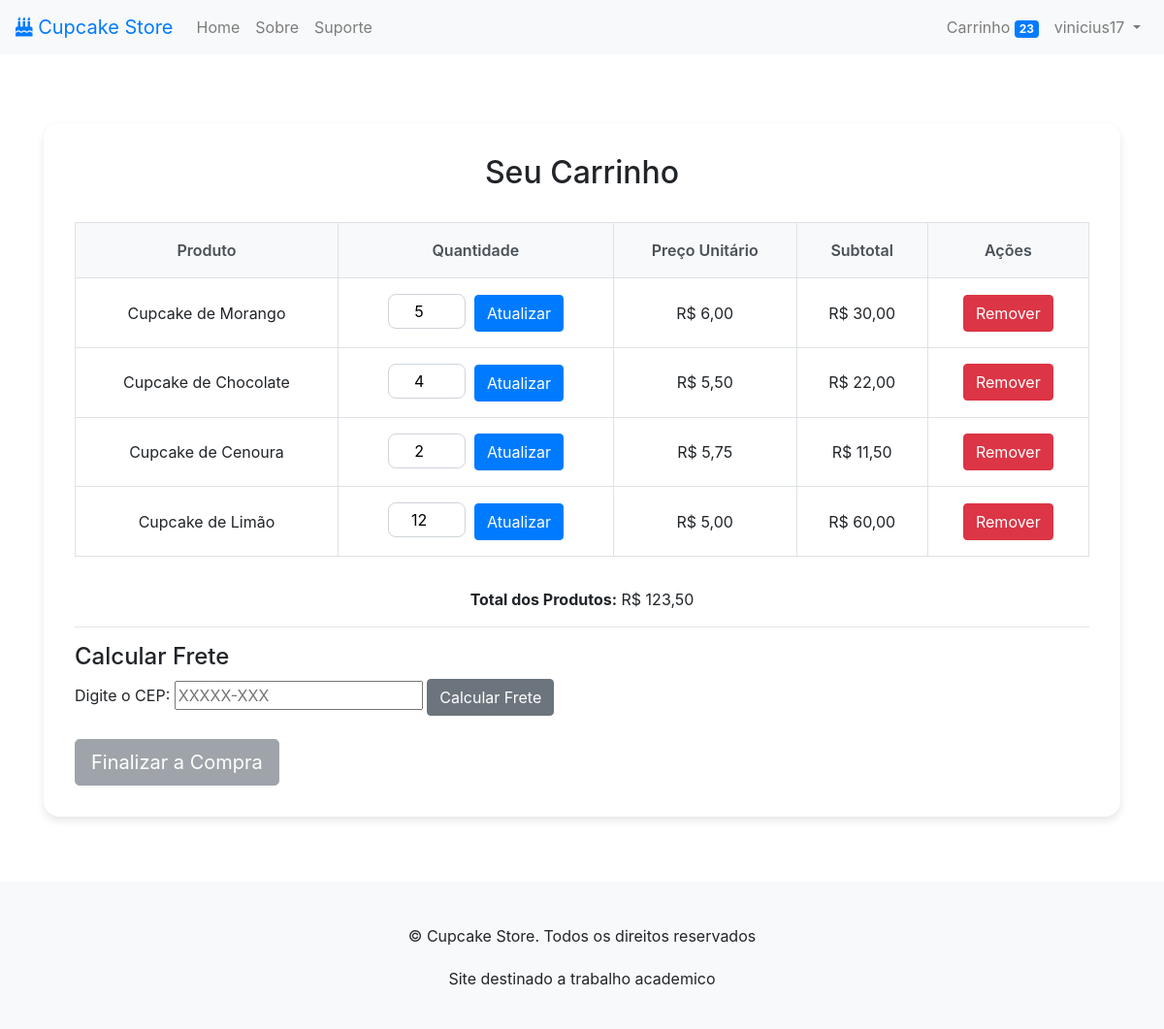
The page /carrinho/ (signed in) on the database its author committed.
### meu_app/models.py (models this page shows, shortened)
class CarrinhoProduto(models.Model):
    carrinho = models.ForeignKey(Carrinho, on_delete=models.CASCADE)
    produto = models.ForeignKey(Produto, on_delete=models.CASCADE)
    quantidade = models.PositiveIntegerField(default=1)
    @property
    def subtotal(self):
        return self.quantidade * self.produto.preco
    class Meta:
        verbose_name = "Produto no Carrinho"
        verbose_name_plural = "Produtos no Carrinho"

class Produto(models.Model):
    titulo = models.CharField(max_length=100)
    descricao = models.TextField()
    preco = models.DecimalField(max_digits=10, decimal_places=2)
    imagem = models.ImageField(upload_to='produtos/', blank=True, null=True)
    class Meta:
        verbose_name = "Produto"
        verbose_name_plural = "Produtos"

### meu_app/views.py (the view, shortened to what this page needs)
# urls.py: path('carrinho/', views.carrinho, name=CARRINHO),  # Página do carrinho
@login_required
def carrinho(request):
    carrinho = Carrinho.objects.filter(usuario=request.user).first()
    itens = []
    total_geral = Decimal(0.0)
    frete = None
    erro_cep = None
    total_com_frete = None
    if carrinho:
        itens = carrinho.carrinhoproduto_set.all()
        total_geral = sum(item.subtotal for item in itens)
    return render(request, 'meu_app/carrinho.html', {
        'carrinho': carrinho,
        'itens': itens,
        'total_geral': total_geral,
        'frete': frete,
        'total_com_frete': total_com_frete,
        'erro_cep': erro_cep,
    })

### meu_app/context_processors.py (called while the page is built)
def carrinho_count(request):
    if request.user.is_authenticated:
        carrinho = Carrinho.objects.filter(usuario=request.user).first()
        if carrinho:
            return {'carrinho_count': carrinho.carrinhoproduto_set.aggregate(total=Sum('quantidade'))['total'] or 0}
    return {'carrinho_count': 0}

### meu_app/templates/meu_app/carrinho.html (shortened to what this page needs)
{% extends 'meu_app/base.html' %}
{% block content %}
<div class="cart-container">
    <h1 class="cart-title">Seu Carrinho</h1>
    {% if carrinho and itens %}
    <div class="desktop-cart">
        <table class="cart-table">
            <thead>
                <tr>
                    <th>Produto</th>
                    <th>Quantidade</th>
                    <th>Preço Unitário</th>
                    <th>Subtotal</th>
                    <th>Ações</th>
                </tr>
            </thead>
            <tbody>
                {% for item in itens %}
                <tr>
                    <td>{{ item.produto.titulo }}</td>
                    <td>
                        <form method="post" action="{% url 'atualizar_quantidade' item.produto.id %}">
                            <input type="number" name="quantidade" value="{{ item.quantidade }}" min="1" class="quantity-input">
                            <button type="submit" class="btn btn-primary">Atualizar</button>
                        </form>
                    </td>
                    <td>R$ {{ item.produto.preco }}</td>
                    <td>R$ {{ item.subtotal }}</td>
                    <td>
                        <form method="post" action="{% url 'remover_item' item.produto.id %}">
                            <button type="submit" class="btn btn-danger">Remover</button>
                        </form>
                    </td>
                </tr>
                {% endfor %}
            </tbody>
        </table>
    </div>
    <div class="text-end">
        <p><strong>Total dos Produtos:</strong> R$ {{ total_geral }}</p>
    </div>
    <hr>
    <h4>Calcular Frete</h4>
    <form method="post" action="{% url 'carrinho' %}">
        <label for="cep">Digite o CEP:</label>
        <input
            type="text"
            id="cep"
            name="cep"
            maxlength="9"
            pattern="\d{5}-\d{3}"
            placeholder="XXXXX-XXX"
            required
            oninput="formatarCEP(this)"
        >
        <button type="submit" class="btn btn-secondary">Calcular Frete</button>
    </form>
    <div class="text-end mt-4">
        {% if frete is not None %}
        <form method="get" action="{% url 'finalizar_compra' %}">
            <input type="hidden" name="total_com_frete" value="{{ total_com_frete|floatformat:2 }}">
            <button type="submit" class="btn btn-success btn-lg">Finalizar Compra</button>
        </form>
        {% else %}
        <button type="button" class="btn btn-secondary btn-lg" disabled>
            Finalizar a Compra
        </button>
        {% endif %}
    </div>
    {% else %}
    <p>Seu carrinho está vazio.</p>
    {% endif %}
</div>
{% endblock %}

### meu_app/templates/meu_app/base.html (shortened to what this page needs)
<!DOCTYPE html>
<html lang="en">
<head>
    {% load static %}
    <link rel="stylesheet" href="https://cdn.jsdelivr.net/npm/bootstrap@4.0.0/dist/css/bootstrap.min.css">
    <link rel="stylesheet" href="{% static 'css/style.css' %}">
    <link rel="stylesheet" href="https://cdnjs.cloudflare.com/ajax/libs/font-awesome/5.15.4/css/all.min.css">
</head>
<body>
    <header>
        <nav class="navbar navbar-expand-lg navbar-light bg-light shadow">
            <a class="navbar-brand text-primary" href="/">
                <i class="fas fa-birthday-cake"></i>
                Cupcake Store
            </a>
            <div class="collapse navbar-collapse" id="navbarNav">
                <ul class="navbar-nav mr-auto">
                    <li class="nav-item">
                        <a class="nav-link" href="{% url 'index' %}">Home</a>
                    </li>
                    <li class="nav-item">
                        <a class="nav-link" href="{% url 'about' %}">Sobre</a>
                    </li>
                    {% if user.is_authenticated %}
                    <li class="nav-item">
                        <a class="nav-link" href="{% url 'suporte' %}">Suporte</a>
                    </li>
                    {% endif %}
                </ul>
                <ul class="navbar-nav">
                    {% if user.is_authenticated %}
                    <li class="nav-item">
                        <a class="nav-link" href="{% url 'carrinho' %}">
                            Carrinho
                            {% if carrinho_count > 0 %}
                            <span class="badge badge-primary">{{ carrinho_count }}</span>
                            {% endif %}
                        </a>
                    </li>
                    {% endif %}
                    {% if user.is_authenticated %}
                    <li class="nav-item dropdown">
                        <a class="nav-link dropdown-toggle" href="#" id="userDropdown" role="button"
                           data-toggle="dropdown" aria-haspopup="true" aria-expanded="false">
                            {{ user.username }}
                        </a>
                    </li>
                    {% endif %}
                </ul>
            </div>
        </nav>
    </header>
    <main class="container mt-4">
        {% block content %}{% endblock %}
    </main>
    <footer class="text-center py-4 bg-light">
        <p>&copy; Cupcake Store. Todos os direitos reservados</p>
        <p>Site destinado a trabalho academico </p>
    </footer>
</body>
</html>

### store_site/static/css/style.css (style rules this page uses)
.container { margin: 20px auto; padding: 15px; }
table { width: 100%; border-collapse: collapse; }
table th, table td { text-align: center; padding: 10px; border: 1px solid #ddd; }
table th { background-color: #f8f9fa; }
input[type="number"] { width: 80px; padding: 5px; margin-right: 5px; text-align: center; }
button { font-size: 14px; padding: 5px 10px; }
p { text-align: center; margin-top: 20px; }

### meu_app/templates/meu_app/carrinho.html (style rules this page uses)
.cart-container { background-color: #fff; border-radius: 1rem; box-shadow: 0 4px 8px rgba(0, 0, 0, 0.1); padding: 2rem; margin: 2rem auto; }
.cart-title { color: var(--bs-primary); font-size: 2rem; text-align: center; margin-bottom: 2rem; }
.desktop-cart { display: block; }
.cart-table { width: 100%; border-collapse: collapse; margin-bottom: 2rem; }
.cart-table th { background-color: #f8f9fa; color: #495057; font-weight: 600; padding: 1rem; text-align: center; border: 1px solid #dee2e6; }
.cart-table td { padding: 1rem; vertical-align: middle; text-align: center; border: 1px solid #dee2e6; }
.quantity-input { width: 80px; padding: 0.5rem; border: 1px solid #ced4da; border-radius: 0.5rem; text-align: center; }

### rows shown on the page
CarrinhoProduto: produto.titulo "Cupcake de Morango", quantidade "5", produto.preco "6,00", subtotal "30,00"
CarrinhoProduto: produto.titulo "Cupcake de Chocolate", quantidade "4", produto.preco "5,50", subtotal "22,00"
CarrinhoProduto: produto.titulo "Cupcake de Cenoura", quantidade "2", produto.preco "5,75", subtotal "11,50"
CarrinhoProduto: produto.titulo "Cupcake de Limão", quantidade "12", produto.preco "5,00", subtotal "60,00"

### other values the page prints
{{ carrinho_count }} "23"
{{ user.username }} "vinicius17"
{{ total_geral }} "123,50"
